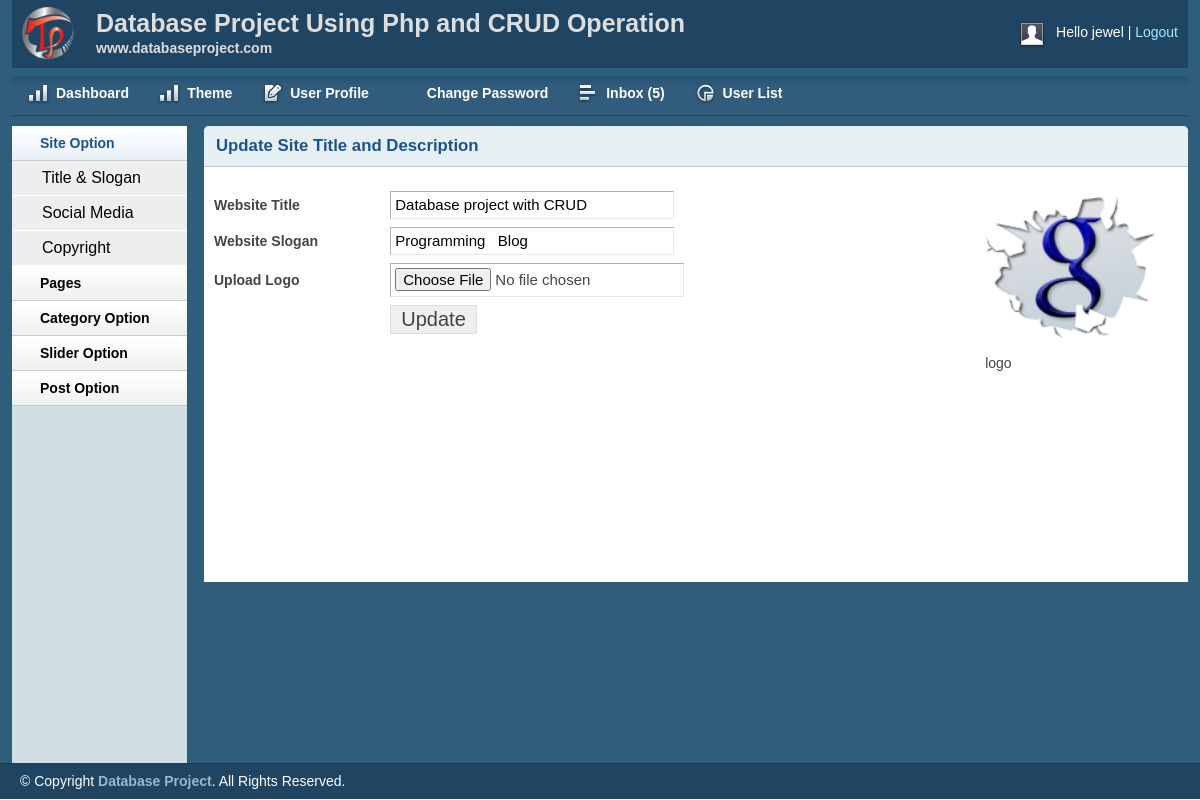
Page /admin/titleslogan.php (signed in) on the committed database.
### tables this page shows
CREATE TABLE IF NOT EXISTS `title_slogan` (
  `id` int(11) NOT NULL AUTO_INCREMENT,
  `title` varchar(255) NOT NULL,
  `slogan` varchar(255) NOT NULL,
  `logo` varchar(255) NOT NULL,
  PRIMARY KEY (`id`)
);

### lib/database.php (called while the page is built, shortened)
<?php
	class database{
		public $host = DB_HOST;
		public $user = DB_USER;
		public $pass = DB_PASS;
		public $dbname = DB_NAME;
		public $link;
		private function connectDB(){
			$this->link = new mysqli($this->host, $this->user, $this->pass, $this->dbname);
		}
		public function select($query){
			$result = $this->link->query($query) or die($this->link->error.__LINE__);
			if($result->num_rows >0 ){
				return $result;
			}else{
				return false;
			}
		}
	}
?>

### admin/titleslogan.php (the view, shortened to what this page needs)
<?php include "inc/header.php"; ?>
<?php include "inc/sidebar.php"; ?>
        <div class="grid_10">
            <div class="box round first grid">
                <h2>Update Site Title and Description</h2>
		<?php
			$query = "select * from title_slogan where id='1'";
			$blog_title = $db->select($query);
			if($blog_title){
				while($result = $blog_title->fetch_assoc()){
		?>
                <div class="block sloginblock">
			<div class="leftside">
                 <form action="" method="post" enctype="multipart/form-data">
                    <table class="form">
                        <tr>
                            <td>
                                <label>Website Title</label>
                            </td>
                            <td>
                                <input type="text" value="<?php echo $result['title']; ?>"  name="title" class="medium" />
                            </td>
                        </tr>
						 <tr>
                            <td>
                                <label>Website Slogan</label>
                            </td>
                            <td>
                                <input type="text" value="<?php echo $result['slogan']; ?>"  name="slogan" class="medium" />
                            </td>
                        </tr>
						<tr>
                            <td>
                                <label>Upload Logo</label>
                            </td>
                            <td>
                                <input type="file" name="logo"/>
                            </td>
                        </tr>
						 <tr>
                            <td>
                            </td>
                            <td>
                                <input type="submit" name="submit" Value="Update" />
                            </td>
                        </tr>
                    </table>
                    </form>
			</div>
			<div class="rightside">
				<img src="<?php echo $result['logo']; ?>" alt="logo"/>
				logo
			</div>
                </div>
			<?php } } ?>
            </div>
        </div>
<?php include "inc/footer.php"; ?>

### admin/css/layout.css (style rules this page uses)
body { background: #fff none repeat scroll 0 0; color: #444; font-size: 14px; padding: 0; }
h1, h2, h3, h4, h5, h6 { line-height:1.2em; margin-bottom:.3em; }
h2 { margin-top:1em; }
.box { background:#fff; margin-bottom:20px; padding:10px 10px 10px 10px; margin-left:-8px; }
.box.grid { padding-bottom:40px; }
.box.round { -moz-border-radius: 5px 5px 0px 0px; -webkit-border-radius: 5px 5px 0px 0px; border-radius: 5px 5px 0px 0px; }
.box h2 { font-size:1.2em; font-weight:bold; color:#1B548D; background:#E6F0F3; margin:-10px -10px 0 -10px; padding:10px 12px; border-bottom:1px solid #B3CBD6; -moz-border-radius: 5px 5px 0px 0px; -webkit-border-radius: 5px 5px 0px 0px; border-radius: 5px 5px 0px 0px; }
.box.first { min-height: 406px; }
.block { padding-top:20px; }
table.form { width:100%; }
table.form td { padding:4px 0px; }
table.form label { font-weight:bold; }
table.form input, table.form select { font-size: 15px; padding: 4px 4px 5px 4px; border-top: 1px solid #b3b3b3; border-left: 1px solid #b3b3b3; border-right: 1px solid #eaeaea; border-bottom: 1px solid #eaeaea; }
table.form input[type="submit"] { border: 1px solid #ddd; color: #444; cursor: pointer; font-size: 20px; padding: 2px 10px; }
input.medium { width: 55%; }
.block { padding-bottom:1px; }

### admin/titleslogan.php (style rules this page uses)
.leftside { float:left; width:70%; }
.rightside { float:right; width:20%; }
.rightside img { height:160px; width:170px; }

### rows in the picture
title_slogan: title "Database project with CRUD", slogan "Programming Blog", logo (picture)

### other values in the picture
session::get('username') "jewel"
$count "5"
